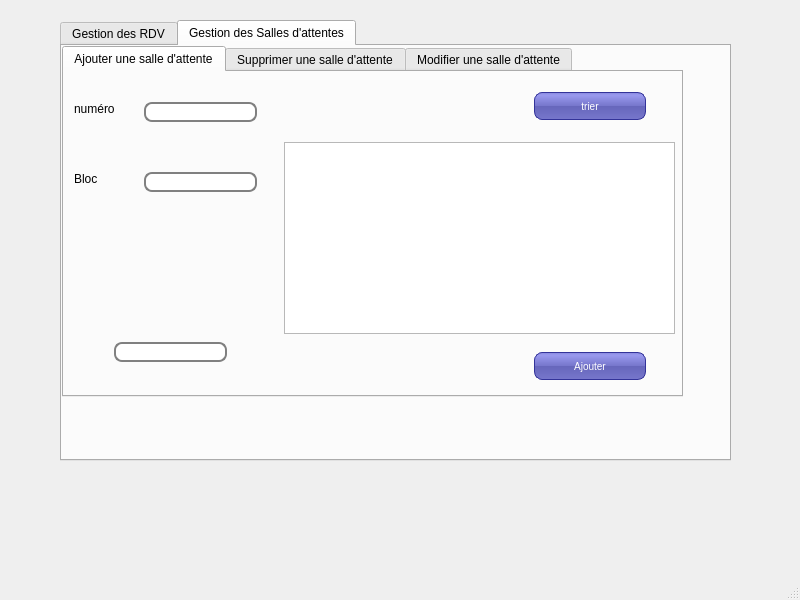
<?xml version="1.0" encoding="UTF-8"?>
<ui version="4.0">
 <class>MainWindow</class>
 <widget class="QMainWindow" name="MainWindow">
  <property name="geometry">
   <rect>
    <x>0</x>
    <y>0</y>
    <width>800</width>
    <height>600</height>
   </rect>
  </property>
  <property name="windowTitle">
   <string>MainWindow</string>
  </property>
  <widget class="QWidget" name="centralwidget">
   <widget class="QTabWidget" name="tabWidget_2">
    <property name="geometry">
     <rect>
      <x>60</x>
      <y>20</y>
      <width>671</width>
      <height>441</height>
     </rect>
    </property>
    <property name="styleSheet">
     <string notr="true"/>
    </property>
    <property name="currentIndex">
     <number>1</number>
    </property>
    <widget class="QWidget" name="tab_4">
     <attribute name="title">
      <string>Gestion des RDV</string>
     </attribute>
     <widget class="QTabWidget" name="tabWidget">
      <property name="geometry">
       <rect>
        <x>0</x>
        <y>0</y>
        <width>591</width>
        <height>341</height>
       </rect>
      </property>
      <property name="styleSheet">
       <string notr="true">font: 8pt &quot;MS Reference Sans Serif&quot;;

background: QLinearGradient(x1: 0, y1: 0, x2: 0, y2: 1, stop: 0 #eef, stop: 1 #ccf);
QLabel {
font-weight: bold;
font-size: 15px;
}</string>
      </property>
      <property name="currentIndex">
       <number>1</number>
      </property>
      <widget class="QWidget" name="tab">
       <attribute name="title">
        <string>Ajouter un RDV</string>
       </attribute>
       <widget class="QLabel" name="label">
        <property name="geometry">
         <rect>
          <x>20</x>
          <y>30</y>
          <width>61</width>
          <height>16</height>
         </rect>
        </property>
        <property name="text">
         <string>Identifiant</string>
        </property>
       </widget>
       <widget class="QLabel" name="label_2">
        <property name="geometry">
         <rect>
          <x>20</x>
          <y>90</y>
          <width>47</width>
          <height>13</height>
         </rect>
        </property>
        <property name="text">
         <string>Nom</string>
        </property>
       </widget>
       <widget class="QLabel" name="label_3">
        <property name="geometry">
         <rect>
          <x>20</x>
          <y>150</y>
          <width>47</width>
          <height>13</height>
         </rect>
        </property>
        <property name="text">
         <string>Prénom</string>
        </property>
       </widget>
       <widget class="QLineEdit" name="lineEdit_id">
        <property name="geometry">
         <rect>
          <x>130</x>
          <y>30</y>
          <width>113</width>
          <height>20</height>
         </rect>
        </property>
        <property name="styleSheet">
         <string notr="true">QLineEdit {
padding: 1px;
border-style: solid;
border: 2px solid gray;
border-radius: 8px;
}</string>
        </property>
       </widget>
       <widget class="QLineEdit" name="lineEdit_nom">
        <property name="geometry">
         <rect>
          <x>130</x>
          <y>90</y>
          <width>113</width>
          <height>20</height>
         </rect>
        </property>
        <property name="styleSheet">
         <string notr="true">QLineEdit {
padding: 1px;
border-style: solid;
border: 2px solid gray;
border-radius: 8px;
}</string>
        </property>
       </widget>
       <widget class="QLineEdit" name="lineEdit_prenom">
        <property name="geometry">
         <rect>
          <x>130</x>
          <y>150</y>
          <width>113</width>
          <height>20</height>
         </rect>
        </property>
        <property name="styleSheet">
         <string notr="true">QLineEdit {
padding: 1px;
border-style: solid;
border: 2px solid gray;
border-radius: 8px;
}</string>
        </property>
       </widget>
       <widget class="QPushButton" name="pb_ajouter">
        <property name="geometry">
         <rect>
          <x>320</x>
          <y>190</y>
          <width>112</width>
          <height>28</height>
         </rect>
        </property>
        <property name="styleSheet">
         <string notr="true">QPushButton {
color: white;
background-color: QLinearGradient( x1: 0, y1: 0, x2: 0, y2: 1, stop: 0 #88d, stop: 0.1 #99e, stop: 0.49 #77c, stop: 0.5 #66b, stop: 1 #77c);
border-width: 1px;
border-color: #339;
border-style: solid;
border-radius: 8;
padding: 3px;
font-size: 10px;
padding-left: 5px;
padding-right: 5px;
min-width: 100px;
max-width: 100px;
min-height: 20px;
max-height: 20px;
}</string>
        </property>
        <property name="text">
         <string>Ajouter</string>
        </property>
       </widget>
      </widget>
      <widget class="QWidget" name="tab_2">
       <attribute name="title">
        <string>Afficher les RDV</string>
       </attribute>
       <widget class="QTableView" name="tab_RDV">
        <property name="geometry">
         <rect>
          <x>50</x>
          <y>60</y>
          <width>471</width>
          <height>251</height>
         </rect>
        </property>
       </widget>
       <widget class="QPushButton" name="pushButton_trie">
        <property name="geometry">
         <rect>
          <x>440</x>
          <y>20</y>
          <width>112</width>
          <height>28</height>
         </rect>
        </property>
        <property name="styleSheet">
         <string notr="true">QPushButton {
color: white;
background-color: QLinearGradient( x1: 0, y1: 0, x2: 0, y2: 1, stop: 0 #88d, stop: 0.1 #99e, stop: 0.49 #77c, stop: 0.5 #66b, stop: 1 #77c);
border-width: 1px;
border-color: #339;
border-style: solid;
border-radius: 8;
padding: 3px;
font-size: 10px;
padding-left: 5px;
padding-right: 5px;
min-width: 100px;
max-width: 100px;
min-height: 20px;
max-height: 20px;
}</string>
        </property>
        <property name="text">
         <string>Trier</string>
        </property>
       </widget>
       <widget class="QLineEdit" name="lineEdit_rech">
        <property name="geometry">
         <rect>
          <x>190</x>
          <y>20</y>
          <width>111</width>
          <height>21</height>
         </rect>
        </property>
        <property name="styleSheet">
         <string notr="true">QLineEdit {
padding: 1px;
border-style: solid;
border: 2px solid gray;
border-radius: 8px;
}</string>
        </property>
       </widget>
      </widget>
      <widget class="QWidget" name="tab_6">
       <attribute name="title">
        <string>Modifier RDV</string>
       </attribute>
       <widget class="QPushButton" name="pb_modifier">
        <property name="geometry">
         <rect>
          <x>420</x>
          <y>260</y>
          <width>112</width>
          <height>28</height>
         </rect>
        </property>
        <property name="styleSheet">
         <string notr="true">QPushButton {
color: white;
background-color: QLinearGradient( x1: 0, y1: 0, x2: 0, y2: 1, stop: 0 #88d, stop: 0.1 #99e, stop: 0.49 #77c, stop: 0.5 #66b, stop: 1 #77c);
border-width: 1px;
border-color: #339;
border-style: solid;
border-radius: 8;
padding: 3px;
font-size: 10px;
padding-left: 5px;
padding-right: 5px;
min-width: 100px;
max-width: 100px;
min-height: 20px;
max-height: 20px;
}</string>
        </property>
        <property name="text">
         <string>Modifier</string>
        </property>
       </widget>
       <widget class="QLineEdit" name="lineEdit_id_3">
        <property name="geometry">
         <rect>
          <x>90</x>
          <y>60</y>
          <width>113</width>
          <height>20</height>
         </rect>
        </property>
        <property name="styleSheet">
         <string notr="true">QLineEdit {
padding: 1px;
border-style: solid;
border: 2px solid gray;
border-radius: 8px;
}</string>
        </property>
       </widget>
       <widget class="QLineEdit" name="lineEdit_nom_2">
        <property name="geometry">
         <rect>
          <x>90</x>
          <y>130</y>
          <width>113</width>
          <height>20</height>
         </rect>
        </property>
        <property name="styleSheet">
         <string notr="true">QLineEdit {
padding: 1px;
border-style: solid;
border: 2px solid gray;
border-radius: 8px;
}</string>
        </property>
       </widget>
       <widget class="QLineEdit" name="lineEdit_prenom_2">
        <property name="geometry">
         <rect>
          <x>90</x>
          <y>200</y>
          <width>113</width>
          <height>20</height>
         </rect>
        </property>
        <property name="styleSheet">
         <string notr="true">QLineEdit {
padding: 1px;
border-style: solid;
border: 2px solid gray;
border-radius: 8px;
}</string>
        </property>
       </widget>
       <widget class="QLabel" name="label_5">
        <property name="geometry">
         <rect>
          <x>20</x>
          <y>60</y>
          <width>61</width>
          <height>20</height>
         </rect>
        </property>
        <property name="text">
         <string>Identifiant</string>
        </property>
       </widget>
       <widget class="QLabel" name="label_6">
        <property name="geometry">
         <rect>
          <x>20</x>
          <y>140</y>
          <width>47</width>
          <height>13</height>
         </rect>
        </property>
        <property name="text">
         <string>Nom</string>
        </property>
       </widget>
       <widget class="QLabel" name="label_7">
        <property name="geometry">
         <rect>
          <x>20</x>
          <y>200</y>
          <width>47</width>
          <height>13</height>
         </rect>
        </property>
        <property name="text">
         <string>Prénom</string>
        </property>
       </widget>
      </widget>
      <widget class="QWidget" name="tab_3">
       <attribute name="title">
        <string>Supprimer un RDV</string>
       </attribute>
       <widget class="QLineEdit" name="lineEdit_id_2">
        <property name="geometry">
         <rect>
          <x>140</x>
          <y>30</y>
          <width>113</width>
          <height>20</height>
         </rect>
        </property>
        <property name="styleSheet">
         <string notr="true">QLineEdit {
padding: 1px;
border-style: solid;
border: 2px solid gray;
border-radius: 8px;
}</string>
        </property>
       </widget>
       <widget class="QLabel" name="label_4">
        <property name="geometry">
         <rect>
          <x>30</x>
          <y>30</y>
          <width>61</width>
          <height>16</height>
         </rect>
        </property>
        <property name="text">
         <string>Identifiant</string>
        </property>
       </widget>
       <widget class="QPushButton" name="pb_supprimer">
        <property name="geometry">
         <rect>
          <x>240</x>
          <y>140</y>
          <width>112</width>
          <height>28</height>
         </rect>
        </property>
        <property name="styleSheet">
         <string notr="true">QPushButton {
color: white;
background-color: QLinearGradient( x1: 0, y1: 0, x2: 0, y2: 1, stop: 0 #88d, stop: 0.1 #99e, stop: 0.49 #77c, stop: 0.5 #66b, stop: 1 #77c);
border-width: 1px;
border-color: #339;
border-style: solid;
border-radius: 8;
padding: 3px;
font-size: 10px;
padding-left: 5px;
padding-right: 5px;
min-width: 100px;
max-width: 100px;
min-height: 20px;
max-height: 20px;
}</string>
        </property>
        <property name="text">
         <string>Supprimer</string>
        </property>
       </widget>
      </widget>
      <widget class="QWidget" name="tab_9">
       <attribute name="title">
        <string>Trier les RDV</string>
       </attribute>
      </widget>
     </widget>
    </widget>
    <widget class="QWidget" name="tab_5">
     <attribute name="title">
      <string>Gestion des Salles d'attentes</string>
     </attribute>
     <widget class="QTabWidget" name="tabWidget_3">
      <property name="geometry">
       <rect>
        <x>0</x>
        <y>0</y>
        <width>621</width>
        <height>351</height>
       </rect>
      </property>
      <property name="styleSheet">
       <string notr="true">font: 8pt &quot;MS Reference Sans Serif&quot;;

background: QLinearGradient(x1: 0, y1: 0, x2: 0, y2: 1, stop: 0 #eef, stop: 1 #ccf);
QLabel {
font-weight: bold;
font-size: 15px;
}</string>
      </property>
      <property name="currentIndex">
       <number>0</number>
      </property>
      <widget class="QWidget" name="tab_7">
       <attribute name="title">
        <string>Ajouter une salle d'attente</string>
       </attribute>
       <widget class="QPushButton" name="Ajouter_2">
        <property name="geometry">
         <rect>
          <x>470</x>
          <y>280</y>
          <width>112</width>
          <height>28</height>
         </rect>
        </property>
        <property name="styleSheet">
         <string notr="true">QPushButton {
color: white;
background-color: QLinearGradient( x1: 0, y1: 0, x2: 0, y2: 1, stop: 0 #88d, stop: 0.1 #99e, stop: 0.49 #77c, stop: 0.5 #66b, stop: 1 #77c);
border-width: 1px;
border-color: #339;
border-style: solid;
border-radius: 8;
padding: 3px;
font-size: 10px;
padding-left: 5px;
padding-right: 5px;
min-width: 100px;
max-width: 100px;
min-height: 20px;
max-height: 20px;
}</string>
        </property>
        <property name="text">
         <string>Ajouter</string>
        </property>
       </widget>
       <widget class="QTableView" name="tab_salle">
        <property name="geometry">
         <rect>
          <x>220</x>
          <y>70</y>
          <width>391</width>
          <height>192</height>
         </rect>
        </property>
       </widget>
       <widget class="QLineEdit" name="lineEdit_num">
        <property name="geometry">
         <rect>
          <x>80</x>
          <y>30</y>
          <width>113</width>
          <height>20</height>
         </rect>
        </property>
        <property name="styleSheet">
         <string notr="true">QLineEdit {
padding: 1px;
border-style: solid;
border: 2px solid gray;
border-radius: 8px;
}</string>
        </property>
       </widget>
       <widget class="QLineEdit" name="lineEdit_bloc">
        <property name="geometry">
         <rect>
          <x>80</x>
          <y>100</y>
          <width>113</width>
          <height>20</height>
         </rect>
        </property>
        <property name="styleSheet">
         <string notr="true">QLineEdit {
padding: 1px;
border-style: solid;
border: 2px solid gray;
border-radius: 8px;
}</string>
        </property>
       </widget>
       <widget class="QLabel" name="label_8">
        <property name="geometry">
         <rect>
          <x>10</x>
          <y>30</y>
          <width>47</width>
          <height>13</height>
         </rect>
        </property>
        <property name="text">
         <string>numéro</string>
        </property>
       </widget>
       <widget class="QLabel" name="label_9">
        <property name="geometry">
         <rect>
          <x>10</x>
          <y>100</y>
          <width>47</width>
          <height>13</height>
         </rect>
        </property>
        <property name="text">
         <string>Bloc</string>
        </property>
       </widget>
       <widget class="QLineEdit" name="lineEdit_rech_2">
        <property name="geometry">
         <rect>
          <x>50</x>
          <y>270</y>
          <width>113</width>
          <height>20</height>
         </rect>
        </property>
        <property name="styleSheet">
         <string notr="true">QLineEdit {
padding: 1px;
border-style: solid;
border: 2px solid gray;
border-radius: 8px;
}</string>
        </property>
       </widget>
       <widget class="QPushButton" name="pushButton_trie_2">
        <property name="geometry">
         <rect>
          <x>470</x>
          <y>20</y>
          <width>112</width>
          <height>28</height>
         </rect>
        </property>
        <property name="styleSheet">
         <string notr="true">QPushButton {
color: white;
background-color: QLinearGradient( x1: 0, y1: 0, x2: 0, y2: 1, stop: 0 #88d, stop: 0.1 #99e, stop: 0.49 #77c, stop: 0.5 #66b, stop: 1 #77c);
border-width: 1px;
border-color: #339;
border-style: solid;
border-radius: 8;
padding: 3px;
font-size: 10px;
padding-left: 5px;
padding-right: 5px;
min-width: 100px;
max-width: 100px;
min-height: 20px;
max-height: 20px;
}</string>
        </property>
        <property name="text">
         <string>trier</string>
        </property>
       </widget>
      </widget>
      <widget class="QWidget" name="tab_8">
       <attribute name="title">
        <string>Supprimer une salle d'attente</string>
       </attribute>
       <widget class="QLineEdit" name="lineEdit_num_2">
        <property name="geometry">
         <rect>
          <x>170</x>
          <y>30</y>
          <width>113</width>
          <height>20</height>
         </rect>
        </property>
        <property name="styleSheet">
         <string notr="true">QLineEdit {
padding: 1px;
border-style: solid;
border: 2px solid gray;
border-radius: 8px;
}</string>
        </property>
       </widget>
       <widget class="QLabel" name="label_10">
        <property name="geometry">
         <rect>
          <x>70</x>
          <y>30</y>
          <width>47</width>
          <height>13</height>
         </rect>
        </property>
        <property name="text">
         <string>Numéro</string>
        </property>
       </widget>
       <widget class="QPushButton" name="pushButton_supp">
        <property name="geometry">
         <rect>
          <x>240</x>
          <y>110</y>
          <width>112</width>
          <height>28</height>
         </rect>
        </property>
        <property name="styleSheet">
         <string notr="true">QPushButton {
color: white;
background-color: QLinearGradient( x1: 0, y1: 0, x2: 0, y2: 1, stop: 0 #88d, stop: 0.1 #99e, stop: 0.49 #77c, stop: 0.5 #66b, stop: 1 #77c);
border-width: 1px;
border-color: #339;
border-style: solid;
border-radius: 8;
padding: 3px;
font-size: 10px;
padding-left: 5px;
padding-right: 5px;
min-width: 100px;
max-width: 100px;
min-height: 20px;
max-height: 20px;
}</string>
        </property>
        <property name="text">
         <string>Supprimer</string>
        </property>
       </widget>
      </widget>
      <widget class="QWidget" name="tab_10">
       <attribute name="title">
        <string>Modifier une salle d'attente</string>
       </attribute>
       <widget class="QPushButton" name="pushButton">
        <property name="geometry">
         <rect>
          <x>460</x>
          <y>250</y>
          <width>112</width>
          <height>28</height>
         </rect>
        </property>
        <property name="styleSheet">
         <string notr="true">QPushButton {
color: white;
background-color: QLinearGradient( x1: 0, y1: 0, x2: 0, y2: 1, stop: 0 #88d, stop: 0.1 #99e, stop: 0.49 #77c, stop: 0.5 #66b, stop: 1 #77c);
border-width: 1px;
border-color: #339;
border-style: solid;
border-radius: 8;
padding: 3px;
font-size: 10px;
padding-left: 5px;
padding-right: 5px;
min-width: 100px;
max-width: 100px;
min-height: 20px;
max-height: 20px;
}</string>
        </property>
        <property name="text">
         <string>Modifier</string>
        </property>
       </widget>
       <widget class="QLineEdit" name="lineEdit_num_3">
        <property name="geometry">
         <rect>
          <x>120</x>
          <y>60</y>
          <width>113</width>
          <height>20</height>
         </rect>
        </property>
        <property name="styleSheet">
         <string notr="true">QLineEdit {
padding: 1px;
border-style: solid;
border: 2px solid gray;
border-radius: 8px;
}</string>
        </property>
       </widget>
       <widget class="QLineEdit" name="lineEdit_bloc_2">
        <property name="geometry">
         <rect>
          <x>120</x>
          <y>160</y>
          <width>113</width>
          <height>20</height>
         </rect>
        </property>
        <property name="styleSheet">
         <string notr="true">QLineEdit {
padding: 1px;
border-style: solid;
border: 2px solid gray;
border-radius: 8px;
}</string>
        </property>
       </widget>
       <widget class="QLabel" name="label_11">
        <property name="geometry">
         <rect>
          <x>40</x>
          <y>70</y>
          <width>47</width>
          <height>13</height>
         </rect>
        </property>
        <property name="text">
         <string>num</string>
        </property>
       </widget>
       <widget class="QLabel" name="label_12">
        <property name="geometry">
         <rect>
          <x>50</x>
          <y>160</y>
          <width>47</width>
          <height>13</height>
         </rect>
        </property>
        <property name="text">
         <string>bloc</string>
        </property>
       </widget>
      </widget>
     </widget>
    </widget>
   </widget>
  </widget>
  <widget class="QMenuBar" name="menubar">
   <property name="geometry">
    <rect>
     <x>0</x>
     <y>0</y>
     <width>800</width>
     <height>21</height>
    </rect>
   </property>
  </widget>
  <widget class="QStatusBar" name="statusbar"/>
 </widget>
 <resources/>
 <connections/>
</ui>
